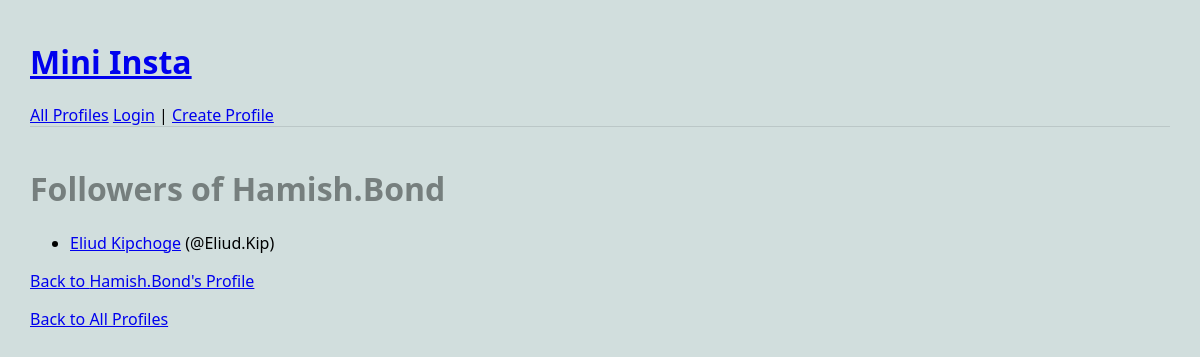
Page /mini_insta/profile/1/followers on the committed database.
### mini_insta/models.py (models this page shows, shortened)
class Profile(models.Model):
    username = models.TextField(blank=False)
    display_name = models.TextField(blank=False)
    profile_image_url = models.URLField(blank=True)
    image_file = models.ImageField(blank=True)
    bio_text = models.TextField(blank=False)
    join_date = models.DateTimeField(auto_now=True)
    user = models.ForeignKey(User, on_delete=models.CASCADE)
    def get_followers(self):
        follows = Follow.objects.filter(profile=self)
        return [f.follower_profile for f in follows]

### mini_insta/views.py (the view)
# urls.py: path("profile/<int:pk>/followers", ShowFollowersDetailView.as_view(), name="show_followers"),
class ShowFollowersDetailView(DetailView):
    model = Profile
    template_name = "mini_insta/show_followers.html"
    context_object_name = 'profile'

### mini_insta/templates/mini_insta/show_followers.html
{% extends 'mini_insta/base.html' %}
{% block content %}
<h1>Followers of {{ profile.display_name }}</h1>
<ul>
{% for follower in profile.get_followers %}
  <li>
    <a href="{% url 'show_profile' follower.pk %}">{{ follower.display_name }}</a>
    (@{{ follower.username }})
  </li>
{% endfor %}
</ul>
<p><a href="{% url 'show_profile' profile.pk %}">Back to {{ profile.display_name }}'s Profile</a></p>
{% endblock %}

### static/styles-mini-insta.css (style rules this page uses)
body { margin: 30px; background: #d1dedd; font-family: 'Segoe UI', Tahoma, Geneva, Verdana, sans-serif; }
h1, h2, h3 { color: #767f7e; }
p { color: #555; }

### rows in the picture
Profile: display_name "Hamish.Bond"
Profile: display_name "Eliud Kipchoge", username "Eliud.Kip"
